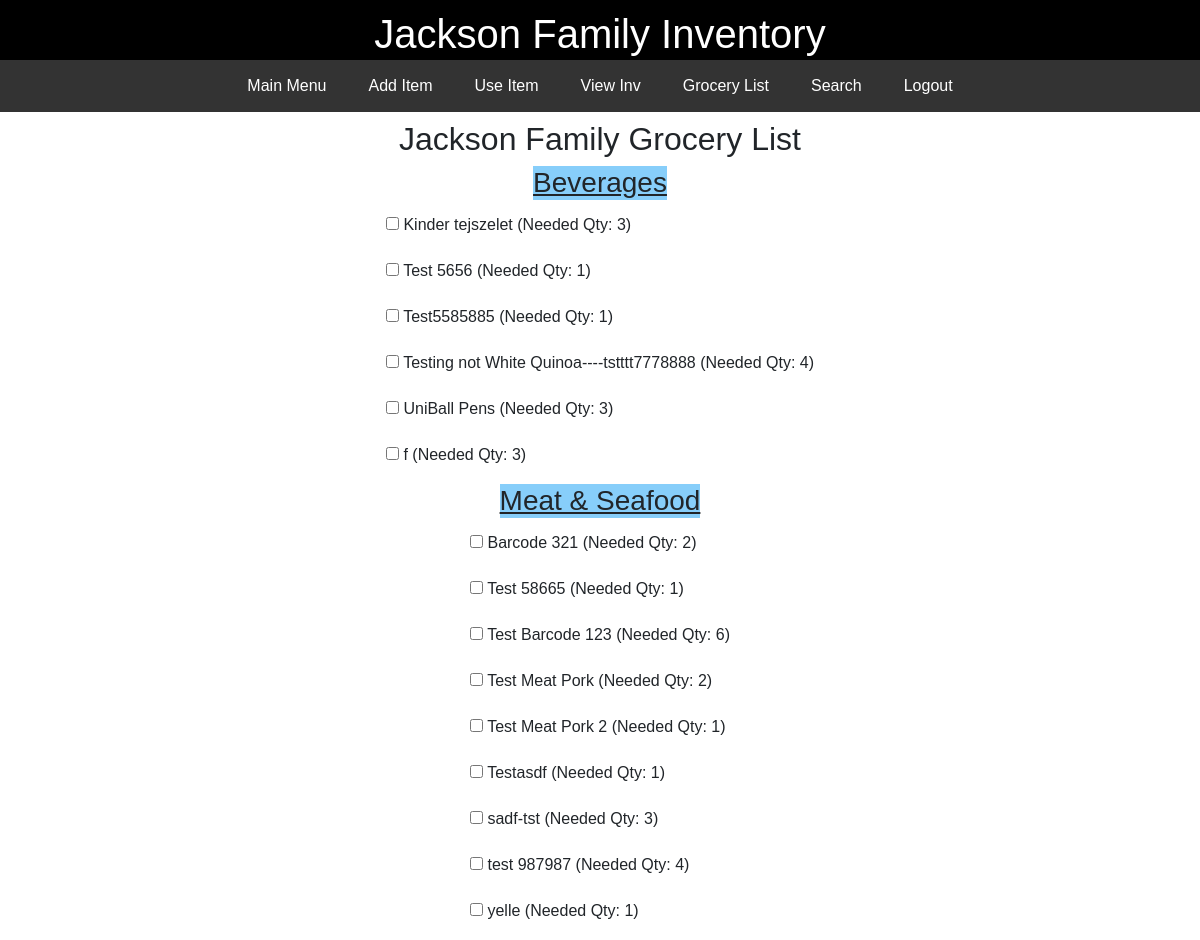
Before: /grocery_list (signed in) with the older database file.
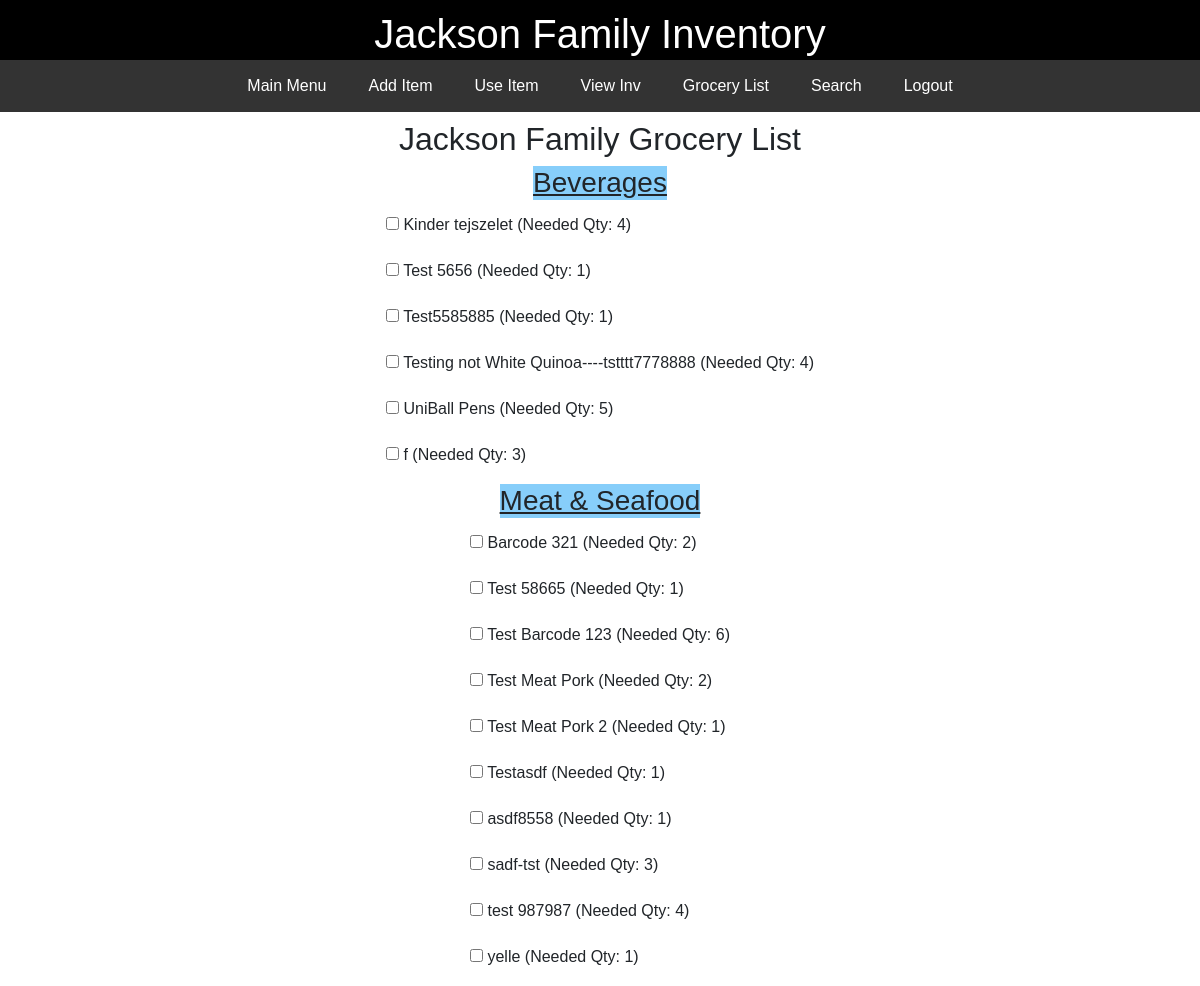
After: the same page with the newer database file.
### JacksonInventory/models.py (models this page shows)
class Item(db.Model):
    id = db.Column(db.Integer(), primary_key=True)
    barcode = db.Column(db.String(length=40), nullable=False, unique=True)
    productname = db.Column(db.String(length=150), nullable=False, unique=True)
    qty = db.Column(db.Integer())
    minqty = db.Column(db.Integer())
    productimage = db.Column(db.String(200))
    category_id = db.Column(db.Integer, db.ForeignKey('category.id'), nullable=False)
    subcategory_id = db.Column(db.Integer, db.ForeignKey('subcategory.id'), nullable=False)

class Category(db.Model):
    id = db.Column(db.Integer, primary_key=True)
    category = db.Column(db.String(75), unique=True)
    items = db.relationship('Item', backref='category', lazy=True)

### JacksonInventory/routes.py (the view)
@app.route('/grocery_list', methods=['GET'])
@login_required
def grocery_list():
    query = text('''
    SELECT c.category, i.productname, i.qty, i.minqty
    FROM item i
    JOIN category c ON i.category_id = c.id
    ORDER BY c.category, i.productname
    ''')
    result = db.session.execute(query)
    groceries = result.fetchall()
    grouped_groceries = {}
    for grocery in groceries:
        category = grocery.category
        productname = grocery.productname
        qty = grocery.qty
        minqty = grocery.minqty
        needed_qty = max(0, minqty - qty)  # Calculate needed qty
        if needed_qty > 0:
            if category in grouped_groceries:
                grouped_groceries[category].append({
                    'productname': productname,
                    'qty': qty,
                    'minqty': minqty,
                    'needed_qty': needed_qty
                })
            else:
                grouped_groceries[category] = [{
                    'productname': productname,
                    'qty': qty,
                    'minqty': minqty,
                    'needed_qty': needed_qty
                }]
    return render_template('grocery_list.html', grouped_groceries=grouped_groceries)

### JacksonInventory/forms.py
class SearchForm(FlaskForm):
    searched = StringField("Searched", validators=[DataRequired()])
    submit = SubmitField("Submit")

### JacksonInventory/models.py (called while the page is built)
@login_manager.user_loader
def load_user(user_id):
    return User.query.get(int(user_id))

### JacksonInventory/routes.py (called while the page is built)
@app.context_processor
def base():
    form = SearchForm()
    return dict(form=form)

### JacksonInventory/templates/grocery_list.html (shortened to what this page needs)
{% extends 'base.html' %}
{% block content %}
<div class="main-content">
    <div>
        <h2 style="text-align: center;">Jackson Family Grocery List</h2>
    </div>
    {% for category, products in grouped_groceries.items() %}
    <h3 style="text-decoration: underline; background-color: lightskyblue">{{ category }}</h3>
        <ul class="item-list indented">
        {% for product in products %}
            <li class="card-title"><input type="checkbox"> {{ product.productname }} (Needed Qty: {{ product.needed_qty }})</li>
        {% endfor %}
        </ul>
    {% endfor %}
</div>
{% endblock %}

### JacksonInventory/templates/base.html (shortened to what this page needs)
<!DOCTYPE html>
<html lang="en">
<head>
    <link rel="stylesheet" href="https://stackpath.bootstrapcdn.com/bootstrap/4.5.2/css/bootstrap.min.css">
    <link rel="stylesheet" href="https://cdnjs.cloudflare.com/ajax/libs/font-awesome/5.15.3/css/all.min.css">
</head>
<body>
    <header>
        <h1>Jackson Family Inventory</h1>
    </header>
    <nav>
        <div class="menu-container">
            {% if current_user.is_authenticated %}
                <a class="menu-item" href="{{ url_for('mainmenu_page') }}">Main Menu</a>
                <a class="menu-item" href="{{ url_for('add_item') }}">Add Item</a>
                <a class="menu-item" href="{{ url_for('use_item') }}">Use Item</a>
                <a class="menu-item" href="{{ url_for('items_page') }}">View Inv</a>
                <a class="menu-item" href="{{ url_for('grocery_list') }}">Grocery List</a>
                <a class="menu-item" href="{{ url_for('search_start') }}">Search</a>
                <a class="menu-item" href="{{ url_for('logout_page') }}">Logout</a>
            {% else %}
                <a class="menu-item" href="{{ url_for('login_page') }}">Log In</a>
                <a class="menu-item" href="{{ url_for('register_page') }}">Register</a>
            {% endif %}
        </div>
    </nav>
    <div class="main-content">
        {% block content %}{% endblock %}
    </div>
</body>
</html>

### JacksonInventory/templates/base.html (style rules this page uses)
body { margin: 0; font-family: Arial, sans-serif; height: 100vh; overflow-y: auto; display: flex; flex-direction: column; }
header { background-color: black; color: white; text-align: center; padding: 10px 0; font-size: 24px; width: 100%; z-index: 2; position: fixed; top: 0; left: 0; }
nav { background-color: #333; width: 100%; z-index: 2; position: fixed; top: 60px; left: 0; }
.menu-container { display: flex; justify-content: center; flex-wrap: wrap; }
.menu-item { margin: 0 5px; padding: 14px 16px; color: white; text-decoration: none; text-align: center; }
.main-content { padding-top: 60px; flex: 1; display: flex; justify-content: flex-start; align-items: center; flex-direction: column; width: 100%; }
.item-list { list-style-type: none; padding: 0; margin: 0; text-align: left; }
.item-list li { padding: 5px 0; }
.main-content h2 { text-align: center; }

Changed rows visible on the page:
changed Item "Kinder tejszelet": needed_qty "3" → "4"
changed Item "UniBall Pens": needed_qty "3" → "5"
now on this page (row edited): Item: productname "asdf8558", needed_qty "1", shown under "Meat & Seafood"
